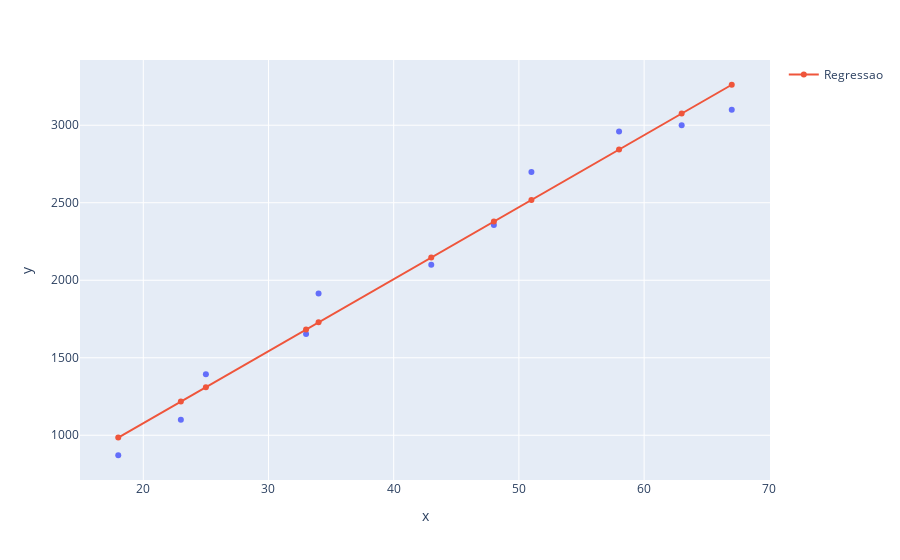

Source (notebook cell):
### Code cell
grafico = px.scatter(x = x.ravel(), y = y)
grafico.add_scatter(x = x.ravel(), y =previssoes, name = 'Regressao')
grafico.show()

### Figure 1 — Plotly figure (JSON) as saved in the notebook; plotly's stock layout.template omitted (floating-point values rounded to 4 significant figures)
{"data": [{"hovertemplate": "x=%{x}<br>y=%{y}<extra></extra>", "legendgroup": "", "marker": {"color": "#636efa", "symbol": "circle"}, "mode": "markers", "name": "", "orientation": "v", "showlegend": false, "type": "scatter", "x": [18, 23, 25, 33, 34, 43, 48, 51, 58, 63, 67], "xaxis": "x", "y": [871, 1100, 1393, 1654, 1915, 2100, 2356, 2698, 2959, 3000, 3100], "yaxis": "y"}, {"name": "Regressao", "type": "scatter", "x": [18, 23, 25, 33, 34, 43, 48, 51, 58, 63, 67], "y": [985.2, 1217.0, 1310.0, 1682.0, 1728.0, 2146.0, 2379.0, 2518.0, 2843.0, 3075.0, 3261.0]}], "layout": {"legend": {"tracegroupgap": 0}, "margin": {"t": 60}, "xaxis": {"anchor": "y", "domain": [0, 1], "title": {"text": "x"}}, "yaxis": {"anchor": "x", "domain": [0, 1], "title": {"text": "y"}}}}
